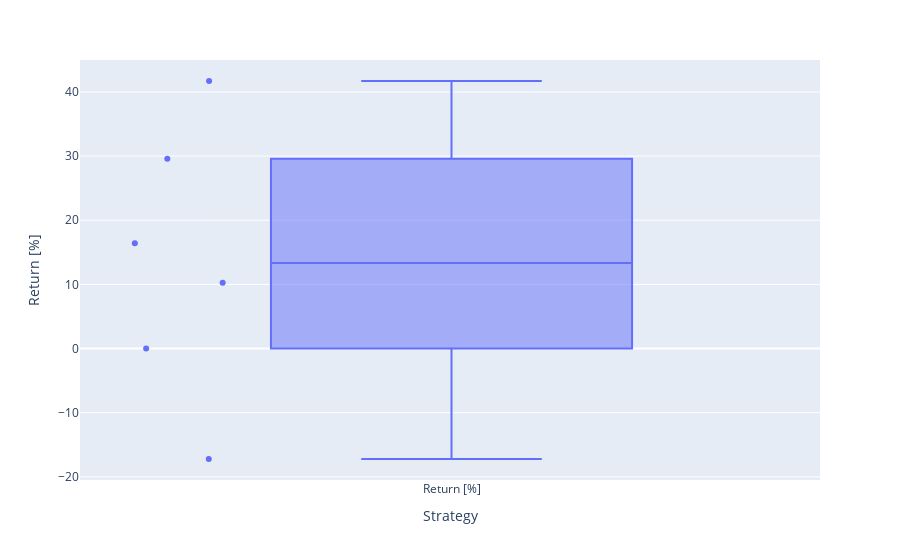

Notebook code cell kept with this figure:
### Code cell
#取引ない月込み
fig = px.box(df["Return [%]"], points = "all")
fig.update_layout(
    xaxis_title = "Strategy",
    yaxis_title = "Return [%]"
)
fig.show()

### Figure 1 — Plotly figure (JSON) as saved in the notebook; plotly's stock layout.template omitted (floating-point values rounded to 4 significant figures)
{"data": [{"alignmentgroup": "True", "boxpoints": "all", "hovertemplate": "variable=%{x}<br>value=%{y}<extra></extra>", "legendgroup": "", "marker": {"color": "#636efa"}, "name": "", "notched": false, "offsetgroup": "", "orientation": "v", "showlegend": false, "type": "box", "x": ["Return [%]", "Return [%]", "Return [%]", "Return [%]", "Return [%]", "Return [%]"], "x0": " ", "xaxis": "x", "y": [0, 10.27, 41.71, -17.22, 16.4, 29.59], "y0": " ", "yaxis": "y"}], "layout": {"boxmode": "group", "legend": {"tracegroupgap": 0}, "margin": {"t": 60}, "xaxis": {"anchor": "y", "domain": [0, 1], "title": {"text": "Strategy"}}, "yaxis": {"anchor": "x", "domain": [0, 1], "title": {"text": "Return [%]"}}}}
